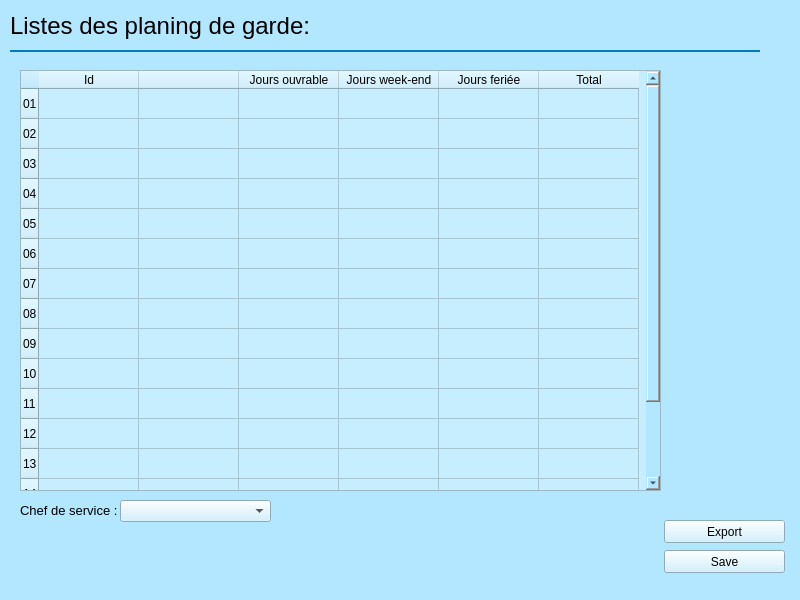
<?xml version="1.0" encoding="UTF-8"?>
<ui version="4.0">
 <class>MainWindow</class>
 <widget class="QMainWindow" name="MainWindow">
  <property name="geometry">
   <rect>
    <x>0</x>
    <y>0</y>
    <width>800</width>
    <height>600</height>
   </rect>
  </property>
  <property name="sizePolicy">
   <sizepolicy hsizetype="Fixed" vsizetype="Fixed">
    <horstretch>0</horstretch>
    <verstretch>0</verstretch>
   </sizepolicy>
  </property>
  <property name="minimumSize">
   <size>
    <width>800</width>
    <height>600</height>
   </size>
  </property>
  <property name="maximumSize">
   <size>
    <width>800</width>
    <height>600</height>
   </size>
  </property>
  <property name="windowTitle">
   <string>RECAP</string>
  </property>
  <property name="styleSheet">
   <string notr="true">background-color: rgb(179, 230, 255);</string>
  </property>
  <widget class="QWidget" name="centralwidget">
   <widget class="QTableWidget" name="tableWidget">
    <property name="geometry">
     <rect>
      <x>20</x>
      <y>70</y>
      <width>641</width>
      <height>421</height>
     </rect>
    </property>
    <property name="styleSheet">
     <string notr="true">background-color: rgb(199, 238, 255);</string>
    </property>
    <row>
     <property name="text">
      <string>01</string>
     </property>
    </row>
    <row>
     <property name="text">
      <string>02</string>
     </property>
    </row>
    <row>
     <property name="text">
      <string>03</string>
     </property>
    </row>
    <row>
     <property name="text">
      <string>04</string>
     </property>
    </row>
    <row>
     <property name="text">
      <string>05</string>
     </property>
    </row>
    <row>
     <property name="text">
      <string>06</string>
     </property>
    </row>
    <row>
     <property name="text">
      <string>07</string>
     </property>
    </row>
    <row>
     <property name="text">
      <string>08</string>
     </property>
    </row>
    <row>
     <property name="text">
      <string>09</string>
     </property>
    </row>
    <row>
     <property name="text">
      <string>10</string>
     </property>
    </row>
    <row>
     <property name="text">
      <string>11</string>
     </property>
    </row>
    <row>
     <property name="text">
      <string>12</string>
     </property>
    </row>
    <row>
     <property name="text">
      <string>13</string>
     </property>
    </row>
    <row>
     <property name="text">
      <string>14</string>
     </property>
    </row>
    <row>
     <property name="text">
      <string>15</string>
     </property>
    </row>
    <row>
     <property name="text">
      <string>16</string>
     </property>
    </row>
    <column>
     <property name="text">
      <string>Id</string>
     </property>
    </column>
    <column>
     <property name="text">
      <string/>
     </property>
    </column>
    <column>
     <property name="text">
      <string>Jours ouvrable</string>
     </property>
    </column>
    <column>
     <property name="text">
      <string>Jours week-end</string>
     </property>
    </column>
    <column>
     <property name="text">
      <string>Jours feriée</string>
     </property>
    </column>
    <column>
     <property name="text">
      <string>Total</string>
     </property>
    </column>
   </widget>
   <widget class="QPushButton" name="pushButton">
    <property name="geometry">
     <rect>
      <x>664</x>
      <y>550</y>
      <width>121</width>
      <height>23</height>
     </rect>
    </property>
    <property name="styleSheet">
     <string notr="true">background-color: rgb(199, 238, 255);</string>
    </property>
    <property name="text">
     <string>Save</string>
    </property>
   </widget>
   <widget class="QPushButton" name="pushButton_2">
    <property name="geometry">
     <rect>
      <x>664</x>
      <y>520</y>
      <width>121</width>
      <height>23</height>
     </rect>
    </property>
    <property name="styleSheet">
     <string notr="true">background-color: rgb(199, 238, 255);</string>
    </property>
    <property name="text">
     <string>Export</string>
    </property>
   </widget>
   <widget class="QLabel" name="label_2">
    <property name="geometry">
     <rect>
      <x>20</x>
      <y>500</y>
      <width>101</width>
      <height>21</height>
     </rect>
    </property>
    <property name="font">
     <font>
      <pointsize>10</pointsize>
     </font>
    </property>
    <property name="text">
     <string>Chef de service :</string>
    </property>
   </widget>
   <widget class="QComboBox" name="comboBox">
    <property name="geometry">
     <rect>
      <x>120</x>
      <y>500</y>
      <width>151</width>
      <height>22</height>
     </rect>
    </property>
    <property name="styleSheet">
     <string notr="true">background-color: rgb(199, 238, 255);</string>
    </property>
   </widget>
   <widget class="QWidget" name="widget_3" native="true">
    <property name="geometry">
     <rect>
      <x>10</x>
      <y>50</y>
      <width>750</width>
      <height>2</height>
     </rect>
    </property>
    <property name="sizePolicy">
     <sizepolicy hsizetype="Preferred" vsizetype="Fixed">
      <horstretch>0</horstretch>
      <verstretch>0</verstretch>
     </sizepolicy>
    </property>
    <property name="minimumSize">
     <size>
      <width>0</width>
      <height>2</height>
     </size>
    </property>
    <property name="maximumSize">
     <size>
      <width>16777215</width>
      <height>2</height>
     </size>
    </property>
    <property name="styleSheet">
     <string notr="true">background-color: rgb(5, 122, 185);</string>
    </property>
   </widget>
   <widget class="QLabel" name="label">
    <property name="geometry">
     <rect>
      <x>10</x>
      <y>10</y>
      <width>671</width>
      <height>31</height>
     </rect>
    </property>
    <property name="font">
     <font>
      <pointsize>18</pointsize>
     </font>
    </property>
    <property name="layoutDirection">
     <enum>Qt::LeftToRight</enum>
    </property>
    <property name="text">
     <string>Listes des planing de garde:</string>
    </property>
   </widget>
  </widget>
  <widget class="QStatusBar" name="statusbar"/>
 </widget>
 <resources/>
 <connections/>
</ui>
